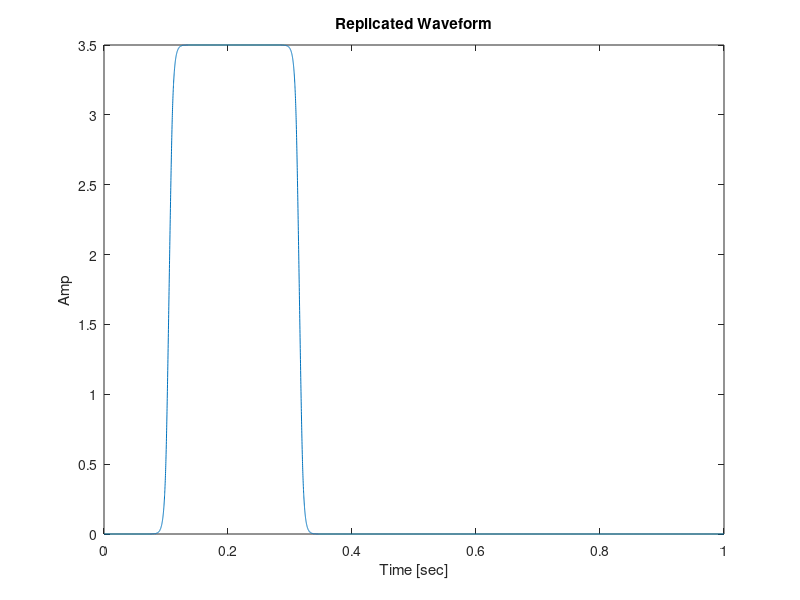

MATLAB code to generate this figure:
function [WaveData,Fs] = SigGen_16(WaveTypes)
% Signal Generator for NIDAQ dual channel
% Create stimulus signas for NIDAQ_SigGen system
% The data is saved in the SigGen_XX.mat files

%%%%%%%%%%%%%%%%%%%%%%%%%
% Ver     Date          Who     Descr:
% =============================
% 15      22/11/11      UD      Sin and Cos cases for circle. 
% 14      08/11/11      UD      Skipping 13. Adding sinus for tests. 
% 12      13/09/11      UD      Slip and stick. 
% 11      05/09/11      UD      Fixing BP filter. 
% 10      05/07/11      UD      Interface for SigGen. 
% 05      05/07/11      UD      Case 95,96 - non - random noise with seed. 
%                               Creating new Data folder - Stimulus.
%                               Adding random pulse position stimulus : case 2001
% 04      28/06/11      UD      new signals and pwd
% 03      06/06/11      UD      Adding Band Path
% 02      05/06/11      UD      Adding back the trapez. Removing normalization. Adding LP noise
% 01      31/05/11      UD      Created
%%%%%%%%%%%%%%%%%%%%%%%%%


%%%
% Params for Pulse generation
%%%
Fs          = 10000;    % sampling rate in Hz (required by NIDAQ)
RepeatNum   = 1;        % number of repetiotions (duration will be Fs*WaveTime*RepeatNum)
WaveTime    = 1;      % waveform time in sec
if nargin < 1,
WaveTypes   = [26];   % waveform types that will be generated
end;

%WaveTypes   = [61 91];   % waveform types that will be generated
                        % could be a vector [1 3 5]
figNum      = 3;        % controls which figure to show
                        
% derived params
WaveNum     = length(WaveTypes);
WaveLen     = WaveTime*Fs;
t           = linspace(0,WaveTime,WaveLen)';
SigGenPath  = 'C:\Users\Uri\Stimulus_12\';

if ~exist(SigGenPath,'dir'),mkdir(SigGenPath); end;
addpath(SigGenPath) ;   
                        
                        
%%%
% Waveform Generation
%%%
WaveData    = zeros(WaveLen,1);
for m = 1:WaveNum,
    
    switch WaveTypes(m)
  
        case 0,     % nothing
            X           = zeros(WaveLen,1);

        case 333,     % sinus 3 Hz
            amplitude  = 4;
            offset     = 0;
            phase      = 0;
            
            X           = offset + amplitude*sin(3*2*pi*t+((phase*pi)/180));
            
        case 51,     % sinus 25 Hz
            amplitude  = .5;
            offset     = 0;
            phase      = 0;
            
            X           = offset + amplitude*sin(25*2*pi*t+((phase*pi)/180));
            
            
            
        case 11,   % single sawtooth
            start_time  = 0.5;         % start time in sec
            rise_time   = 0.04;         % rise time in sec
            fall_time   = 0.04;         % fall time in sec
            max_ampl    = 1;         % max amplitude
            X1          = linspace(0,max_ampl,ceil(rise_time*Fs));
            X2          = linspace(max_ampl,0,ceil(fall_time*Fs));
            X           = zeros(WaveLen,1);
            start_sampl = ceil(start_time*Fs);
            X(start_sampl+(1:numel(X1))) = X1;
            X(start_sampl + numel(X1)+(1:numel(X2))) = X2;
            
            
        case 20,  % (2Hz) multiple sleep and stick trapez shape
            start_time  = 0.1;         % start time in sec
            rise_time   = 0.001;        % rise time in sec
            hold_time   = 0.001;        % hold time in sec
            fall_time   = 0.001;        % fall time in sec
            delay_time  = 0.5;         % delay between pulses in sec
            repeat_num  = 5;           % number of pulses to replicate
            max_ampl    = .3;          % max amplitude of the pulse
            
            if delay_time < rise_time + hold_time + fall_time,
               errordlg('Sum of rize, fall and hold times is greater than between pulse delay');
               return;
            end
            
            X1          = [linspace(0,max_ampl,ceil(rise_time*Fs)) max_ampl*ones(1,ceil(hold_time*Fs)) linspace(max_ampl,0,ceil(fall_time*Fs))];
            X1          = X1(:);
            
            pulse_width = numel(X1);
            X           = zeros(WaveLen,1);
            p           = ceil(start_time*Fs+eps); % intial location
            cnt         = 1;
            while p < WaveLen-pulse_width && cnt <= repeat_num,
                X(p + (0:pulse_width-1)) = X1;
                p       = p + ceil(delay_time*Fs);
                cnt     = cnt + 1;
            end;
            
            
       
        case 21,   % single trapez
            start_time  = 0.1;         % start time in sec
            rise_time   = 0.2;         % rise time in sec
            hold_time   = 0.2;         % hold time in sec
            fall_time   = 0.2;         % fall time in sec
            max_ampl    = 8;         % max amplitude
            X1          = [linspace(0,max_ampl,ceil(rise_time*Fs)) max_ampl*ones(1,ceil(hold_time*Fs)) linspace(max_ampl,0,ceil(fall_time*Fs))];
            X           = zeros(WaveLen,1);
            start_sampl = ceil(start_time*Fs);
            X(start_sampl+(1:numel(X1))) = X1(:);
            
        case 22,   % smooth trapez
            start_time  = 0.4;         % start time in sec
            rise_time   = 0.2;         % rise time in sec
            hold_time   = 0.2;         % hold time in sec
            fall_time   = 0.2;         % fall time in sec
            smooth_fact = 0.01;        % smoothing factor
            max_ampl    = -8 ;         % max amplitude
            X1          = [linspace(0,max_ampl,ceil(rise_time*Fs)) max_ampl*ones(1,ceil(hold_time*Fs)) linspace(max_ampl,0,ceil(fall_time*Fs))];
            X           = zeros(WaveLen,1);
            start_sampl = ceil(start_time*Fs);
            X(start_sampl+(1:numel(X1))) = X1(:);
            X           = filtfilt(smooth_fact, [1 -(1-smooth_fact)],X);
 
        case 23,   % smooth trapez
            start_time  = 0.4;         % start time in sec
            rise_time   = 0.2;         % rise time in sec
            hold_time   = 0.1;         % hold time in sec
            fall_time   = 0.1;         % fall time in sec
            smooth_fact = 0.01;        % smoothing factor
            max_ampl    = 8;         % max amplitude
            X1          = [linspace(0,max_ampl,ceil(rise_time*Fs)) max_ampl*ones(1,ceil(hold_time*Fs)) linspace(max_ampl,0,ceil(fall_time*Fs))];
            X           = zeros(WaveLen,1);
            start_sampl = ceil(start_time*Fs);
            X(start_sampl+(1:numel(X1))) = X1(:);
            X           = filtfilt(smooth_fact, [1 -(1-smooth_fact)],X);
            
        case 26,   % smooth trapez - proximal channel 0 with direction
            start_time  = 0.1;         % start time in sec
            rise_time   = 0.01;         % rise time in sec
            hold_time   = 0.2;         % hold time in sec
            fall_time   = 0.01;         % fall time in sec
            smooth_fact = 0.03;        % smoothing factor
            max_ampl    = 3.5;           % max amplitude
            dir_angle   = 0;         % direction of 2D move in radians
            X1          = [linspace(0,max_ampl,ceil(rise_time*Fs)) max_ampl*ones(1,ceil(hold_time*Fs)) linspace(max_ampl,0,ceil(fall_time*Fs))];
            X           = zeros(WaveLen,1);
            start_sampl = ceil(start_time*Fs);
            X(start_sampl+(1:numel(X1))) = X1(:);
            X           = filtfilt(smooth_fact, [1 -(1-smooth_fact)],X);
            X           = X.*cos(dir_angle);

                    
        case 27,   % smooth trapez - distal channel 1 with direction
            start_time  = 0.1;         % start time in sec
            rise_time   = 0.01;         % rise time in sec
            hold_time   = 0.2;         % hold time in sec
            fall_time   = 0.01;         % fall time in sec
            smooth_fact = 0.03;        % smoothing factor
            max_ampl    = 6.5;           % max amplitude
            dir_angle   = 0;         % direction of 2D move in radians
            X1          = [linspace(0,max_ampl,ceil(rise_time*Fs)) max_ampl*ones(1,ceil(hold_time*Fs)) linspace(max_ampl,0,ceil(fall_time*Fs))];
            X           = zeros(WaveLen,1);
            start_sampl = ceil(start_time*Fs);
            X(start_sampl+(1:numel(X1))) = X1(:);
            X           = filtfilt(smooth_fact, [1 -(1-smooth_fact)],X);
            X           = X.*sin(dir_angle);

        case 28,   % smooth trapez - proximal channel 0 with direction
            start_time  = 0.1;         % start time in sec
            rise_time   = 0.01;         % rise time in sec
            hold_time   = 0.2;         % hold time in sec
            fall_time   = 0.01;         % fall time in sec
            smooth_fact = 0.03;        % smoothing factor
            max_ampl    = 3.5;           % max amplitude
            dir_angle   = pi/4;         % direction of 2D move in radians
            X1          = [linspace(0,max_ampl,ceil(rise_time*Fs)) max_ampl*ones(1,ceil(hold_time*Fs)) linspace(max_ampl,0,ceil(fall_time*Fs))];
            X           = zeros(WaveLen,1);
            start_sampl = ceil(start_time*Fs);
            X(start_sampl+(1:numel(X1))) = X1(:);
            X           = filtfilt(smooth_fact, [1 -(1-smooth_fact)],X);
            X           = X.*cos(dir_angle);

                    
        case 29,   % smooth trapez - distal channel 1 with direction
            start_time  = 0.1;         % start time in sec
            rise_time   = 0.01;         % rise time in sec
            hold_time   = 0.2;         % hold time in sec
            fall_time   = 0.01;         % fall time in sec
            smooth_fact = 0.03;        % smoothing factor
            max_ampl    = 6.5;           % max amplitude
            dir_angle   = -pi/4;         % direction of 2D move in radians
            X1          = [linspace(0,max_ampl,ceil(rise_time*Fs)) max_ampl*ones(1,ceil(hold_time*Fs)) linspace(max_ampl,0,ceil(fall_time*Fs))];
            X           = zeros(WaveLen,1);
            start_sampl = ceil(start_time*Fs);
            X(start_sampl+(1:numel(X1))) = X1(:);
            X           = filtfilt(smooth_fact, [1 -(1-smooth_fact)],X);
            X           = X.*sin(dir_angle);
  
        case 30,   % smooth trapez - proximal channel 0 with direction
            start_time  = 0.1;         % start time in sec
            rise_time   = 0.01;         % rise time in sec
            hold_time   = 0.2;         % hold time in sec
            fall_time   = 0.01;         % fall time in sec
            smooth_fact = 0.03;        % smoothing factor
            max_ampl    = 3.5;           % max amplitude
            dir_angle   = -pi/2;         % direction of 2D move in radians
            X1          = [linspace(0,max_ampl,ceil(rise_time*Fs)) max_ampl*ones(1,ceil(hold_time*Fs)) linspace(max_ampl,0,ceil(fall_time*Fs))];
            X           = zeros(WaveLen,1);
            start_sampl = ceil(start_time*Fs);
            X(start_sampl+(1:numel(X1))) = X1(:);
            X           = filtfilt(smooth_fact, [1 -(1-smooth_fact)],X);
            X           = X.*cos(dir_angle);

                    
        case 31,   % smooth trapez - distal channel 1 with direction
            start_time  = 0.1;         % start time in sec
            rise_time   = 0.01;         % rise time in sec
            hold_time   = 0.2;         % hold time in sec
            fall_time   = 0.01;         % fall time in sec
            smooth_fact = 0.03;        % smoothing factor
            max_ampl    = 6.5;           % max amplitude
            dir_angle   = -pi/2;         % direction of 2D move in radians
            X1          = [linspace(0,max_ampl,ceil(rise_time*Fs)) max_ampl*ones(1,ceil(hold_time*Fs)) linspace(max_ampl,0,ceil(fall_time*Fs))];
            X           = zeros(WaveLen,1);
            start_sampl = ceil(start_time*Fs);
            X(start_sampl+(1:numel(X1))) = X1(:);
            X           = filtfilt(smooth_fact, [1 -(1-smooth_fact)],X);
            X           = X.*sin(dir_angle);
            
        case 32,   % smooth trapez - proximal channel 0 with direction
            start_time  = 0.1;         % start time in sec
            rise_time   = 0.01;         % rise time in sec
            hold_time   = 0.2;         % hold time in sec
            fall_time   = 0.01;         % fall time in sec
            smooth_fact = 0.03;        % smoothing factor
            max_ampl    = 3.5;           % max amplitude
            dir_angle   = 3*pi/4;         % direction of 2D move in radians
            X1          = [linspace(0,max_ampl,ceil(rise_time*Fs)) max_ampl*ones(1,ceil(hold_time*Fs)) linspace(max_ampl,0,ceil(fall_time*Fs))];
            X           = zeros(WaveLen,1);
            start_sampl = ceil(start_time*Fs);
            X(start_sampl+(1:numel(X1))) = X1(:);
            X           = filtfilt(smooth_fact, [1 -(1-smooth_fact)],X);
            X           = X.*cos(dir_angle);

                    
        case 33,   % smooth trapez - distal channel 1 with direction
            start_time  = 0.1;         % start time in sec
            rise_time   = 0.01;         % rise time in sec
            hold_time   = 0.2;         % hold time in sec
            fall_time   = 0.01;         % fall time in sec
            smooth_fact = 0.03;        % smoothing factor
            max_ampl    = 6.5;           % max amplitude
            dir_angle   = -3*pi/4;         % direction of 2D move in radians
            X1          = [linspace(0,max_ampl,ceil(rise_time*Fs)) max_ampl*ones(1,ceil(hold_time*Fs)) linspace(max_ampl,0,ceil(fall_time*Fs))];
            X           = zeros(WaveLen,1);
            start_sampl = ceil(start_time*Fs);
            X(start_sampl+(1:numel(X1))) = X1(:);
            X           = filtfilt(smooth_fact, [1 -(1-smooth_fact)],X);
            X           = X.*sin(dir_angle);
            
        case 34,   % smooth trapez - proximal channel 0 with direction
            start_time  = 0.1;         % start time in sec
            rise_time   = 0.01;         % rise time in sec
            hold_time   = 0.2;         % hold time in sec
            fall_time   = 0.01;         % fall time in sec
            smooth_fact = 0.03;        % smoothing factor
            max_ampl    = 3.5;           % max amplitude
            dir_angle   = pi;         % direction of 2D move in radians
            X1          = [linspace(0,max_ampl,ceil(rise_time*Fs)) max_ampl*ones(1,ceil(hold_time*Fs)) linspace(max_ampl,0,ceil(fall_time*Fs))];
            X           = zeros(WaveLen,1);
            start_sampl = ceil(start_time*Fs);
            X(start_sampl+(1:numel(X1))) = X1(:);
            X           = filtfilt(smooth_fact, [1 -(1-smooth_fact)],X);
            X           = X.*cos(dir_angle);
                    
        case 35,   % smooth trapez - distal channel 1 with direction
            start_time  = 0.1;         % start time in sec
            rise_time   = 0.01;         % rise time in sec
            hold_time   = 0.2;         % hold time in sec
            fall_time   = 0.01;         % fall time in sec
            smooth_fact = 0.03;        % smoothing factor
            max_ampl    = 6.5;           % max amplitude
            dir_angle   = pi;         % direction of 2D move in radians
            X1          = [linspace(0,max_ampl,ceil(rise_time*Fs)) max_ampl*ones(1,ceil(hold_time*Fs)) linspace(max_ampl,0,ceil(fall_time*Fs))];
            X           = zeros(WaveLen,1);
            start_sampl = ceil(start_time*Fs);
            X(start_sampl+(1:numel(X1))) = X1(:);
            X           = filtfilt(smooth_fact, [1 -(1-smooth_fact)],X);
            X           = X.*sin(dir_angle);
        
        case 36,   % smooth trapez - proximal channel 0 with direction
            start_time  = 0.1;         % start time in sec
            rise_time   = 0.01;         % rise time in sec
            hold_time   = 0.2;         % hold time in sec
            fall_time   = 0.01;         % fall time in sec
            smooth_fact = 0.03;        % smoothing factor
            max_ampl    = 3.5;           % max amplitude
            dir_angle   = -3*pi/4;         % direction of 2D move in radians
            X1          = [linspace(0,max_ampl,ceil(rise_time*Fs)) max_ampl*ones(1,ceil(hold_time*Fs)) linspace(max_ampl,0,ceil(fall_time*Fs))];
            X           = zeros(WaveLen,1);
            start_sampl = ceil(start_time*Fs);
            X(start_sampl+(1:numel(X1))) = X1(:);
            X           = filtfilt(smooth_fact, [1 -(1-smooth_fact)],X);
            X           = X.*cos(dir_angle);

                    
        case 37,   % smooth trapez - distal channel 1 with direction
            start_time  = 0.1;         % start time in sec
            rise_time   = 0.01;         % rise time in sec
            hold_time   = 0.2;         % hold time in sec
            fall_time   = 0.01;         % fall time in sec
            smooth_fact = 0.03;        % smoothing factor
            max_ampl    = 6.5;           % max amplitude
            dir_angle   = 3*pi/4;         % direction of 2D move in radians
            X1          = [linspace(0,max_ampl,ceil(rise_time*Fs)) max_ampl*ones(1,ceil(hold_time*Fs)) linspace(max_ampl,0,ceil(fall_time*Fs))];
            X           = zeros(WaveLen,1);
            start_sampl = ceil(start_time*Fs);
            X(start_sampl+(1:numel(X1))) = X1(:);
            X           = filtfilt(smooth_fact, [1 -(1-smooth_fact)],X);
            X           = X.*sin(dir_angle);
        
        case 38,   % smooth trapez - proximal channel 0 with direction
            start_time  = 0.1;         % start time in sec
            rise_time   = 0.01;         % rise time in sec
            hold_time   = 0.2;         % hold time in sec
            fall_time   = 0.01;         % fall time in sec
            smooth_fact = 0.03;        % smoothing factor
            max_ampl    = 3.5;           % max amplitude
            dir_angle   = pi/2;         % direction of 2D move in radians
            X1          = [linspace(0,max_ampl,ceil(rise_time*Fs)) max_ampl*ones(1,ceil(hold_time*Fs)) linspace(max_ampl,0,ceil(fall_time*Fs))];
            X           = zeros(WaveLen,1);
            start_sampl = ceil(start_time*Fs);
            X(start_sampl+(1:numel(X1))) = X1(:);
            X           = filtfilt(smooth_fact, [1 -(1-smooth_fact)],X);
            X           = X.*cos(dir_angle);

                    
        case 39,   % smooth trapez - distal channel 1 with direction
            start_time  = 0.1;         % start time in sec
            rise_time   = 0.01;         % rise time in sec
            hold_time   = 0.2;         % hold time in sec
            fall_time   = 0.01;         % fall time in sec
            smooth_fact = 0.03;        % smoothing factor
            max_ampl    = 6.5;           % max amplitude
            dir_angle   = pi/2;         % direction of 2D move in radians
            X1          = [linspace(0,max_ampl,ceil(rise_time*Fs)) max_ampl*ones(1,ceil(hold_time*Fs)) linspace(max_ampl,0,ceil(fall_time*Fs))];
            X           = zeros(WaveLen,1);
            start_sampl = ceil(start_time*Fs);
            X(start_sampl+(1:numel(X1))) = X1(:);
            X           = filtfilt(smooth_fact, [1 -(1-smooth_fact)],X);
            X           = X.*sin(dir_angle);
            
        case 40,   % smooth trapez - proximal channel 0 with direction
            start_time  = 0.1;         % start time in sec
            rise_time   = 0.01;         % rise time in sec
            hold_time   = 0.2;         % hold time in sec
            fall_time   = 0.01;         % fall time in sec
            smooth_fact = 0.03;        % smoothing factor
            max_ampl    = 3.5;           % max amplitude
            dir_angle   = -pi/4;         % direction of 2D move in radians
            X1          = [linspace(0,max_ampl,ceil(rise_time*Fs)) max_ampl*ones(1,ceil(hold_time*Fs)) linspace(max_ampl,0,ceil(fall_time*Fs))];
            X           = zeros(WaveLen,1);
            start_sampl = ceil(start_time*Fs);
            X(start_sampl+(1:numel(X1))) = X1(:);
            X           = filtfilt(smooth_fact, [1 -(1-smooth_fact)],X);
            X           = X.*cos(dir_angle);
                 
        case 41,   % smooth trapez - distal channel 1 with direction
            start_time  = 0.1;         % start time in sec
            rise_time   = 0.01;         % rise time in sec
            hold_time   = 0.2;         % hold time in sec
            fall_time   = 0.01;         % fall time in sec
            smooth_fact = 0.03;        % smoothing factor
            max_ampl    = 6.5;           % max amplitude
            dir_angle   = pi/4;         % direction of 2D move in radians
            X1          = [linspace(0,max_ampl,ceil(rise_time*Fs)) max_ampl*ones(1,ceil(hold_time*Fs)) linspace(max_ampl,0,ceil(fall_time*Fs))];
            X           = zeros(WaveLen,1);
            start_sampl = ceil(start_time*Fs);
            X(start_sampl+(1:numel(X1))) = X1(:);
            X           = filtfilt(smooth_fact, [1 -(1-smooth_fact)],X);
            X           = X.*sin(dir_angle);
        
        case 42,   % sinus proximal channel 0
            Fo          = 5;          % sinus frequency in Hz
            amplitude   = 5;
            offset      = 0;
            phase       = 0;
            dir_angle   = -1*pi/3;         % direction of 2D move in radians
            X           = offset + amplitude*sin(3*Fo*pi*t+((phase*pi)/180));
            X           = X.*sin(dir_angle);
            
        case 43,   % cosinus distal channel 1
            Fo          = 5;          % sinus frequency in Hz
            amplitude   = 8;
            offset      = 0;
            phase       = 0;
            dir_angle   = -1*pi/3;         % direction of 2D move in radians
            X           = offset + amplitude*sin(3*Fo*pi*t+((phase*pi)/180));
            X           = X.*cos(dir_angle);
            
 
        case 46,   % sinus proximal channel 0
            Fo          = 5;          % sinus frequency in Hz
            amplitude   = 3;
            offset      = 0;
            phase       = 0;
            
            X           = offset + amplitude*sin(3*Fo*pi*t+((phase*pi)/180));
            
       case 47,   % cosinus distal channel 1
            Fo          = 5;          % sinus frequency in Hz
            amplitude   = 8;
            offset      = 0;
            phase       = 0;
            
            X           = offset + amplitude*cos(3*Fo*pi*t+((phase*pi)/180));
            
            
        case 44,   % sinus modulated by single trapez
            Fsin        = 10;          % sinus frequency in Hz
            start_time  = 0.1;         % start time in sec
            rise_time   = 0.1;         % rise time in sec
            hold_time   = 0.4;         % hold time in sec
            fall_time   = 0.1;         % fall time in sec
            max_ampl    = 1;         % max amplitude
            Y           = sin(2*pi*Fsin*(1:WaveLen)'/WaveLen);
            X1          = [linspace(0,max_ampl,ceil(rise_time*Fs)) max_ampl*ones(1,ceil(hold_time*Fs)) linspace(max_ampl,0,ceil(fall_time*Fs))];
            X           = zeros(WaveLen,1);
            start_sampl = ceil(start_time*Fs);
            X(start_sampl+(1:numel(X1))) = X1(:);
            X           = X.*Y;
            
            
        case 53,   % single sinc
            start_time  = 1;         % start time in sec
            sinc_time   = 1;         % sinc time in sec
            max_ampl    = 1;         % max amplitude
            X1          = max_ampl*sinc(linspace(-3,sinc_time*3,sinc_time*Fs));
            X           = zeros(WaveLen,1);
            start_sampl = ceil(start_time*Fs);
            X(start_sampl+(1:numel(X1))) = X1;
          
            
        case 54,   % single gaussian
            centr_time  = 0.5;      % center time in sec
            spread_time = .2;        % gaussian spread time in sec
            max_ampl    = 0.5;         % max amplitude
            %X1          = max_ampl*gausswin(spread_time*Fs*3,1/spread_time);
            X           = max_ampl*exp(-(t - centr_time).^2./spread_time^2);
       
            
        case 48,   % single gaussian
            start_time  = 0.1;      % start time in sec
            spread_time = .6;        % gaussian spread time in sec
            max_ampl    = 1;         % max amplitude
            X1          = max_ampl*gausswin(spread_time*Fs*3,1/spread_time);
            X           = zeros(WaveLen,1);
            start_sampl = ceil(start_time*Fs);
            X(start_sampl+(1:numel(X1))) = X1;
         
            
        case 50,  % multiple sleep and stick sawtooth
            start_time  = 0.01;         % start time in sec
            rise_time   = .005;        % rise time in sec
            fall_time   = .001;       % fall time in sec
            delay_time  = .01;         % delay between pulses in sec
            repeat_num  = 4;         % number of pulses to replicate
            max_ampl    = 2;         % max amplitude of the pulse
            
            X1          = [linspace(0,max_ampl,ceil(rise_time*Fs)) linspace(max_ampl,0,ceil(fall_time*Fs))];
            X1          = X1(:);
            
            pulse_width = numel(X1);
            X           = zeros(WaveLen,1);
            p           = ceil(start_time*Fs); % intial location
            cnt         = 1;
            while p < WaveLen-pulse_width && cnt <= repeat_num,
                X(p + (0:pulse_width-1)) = X1;
                p       = p + ceil(delay_time*Fs);
                cnt     = cnt + 1;
            end;
 
        case 52,  % multiple sleep and stick sawtooth fast rise time
            start_time  = 0.01;         % start time in sec
            rise_time   = .0005;        % rise time in sec
            fall_time   = .0025;       % fall time in sec
            delay_time  = .003;         % delay between pulses in sec
            repeat_num  = 5;         % number of pulses to replicate
            max_ampl    = 5;         % max amplitude of the pulse
            
            X1          = [linspace(0,max_ampl,ceil(rise_time*Fs)) linspace(max_ampl,0,ceil(fall_time*Fs))];
            X1          = X1(:);
            
            pulse_width = numel(X1);
            X           = zeros(WaveLen,1);
            p           = ceil(start_time*Fs); % intial location
            cnt         = 1;
            while p < WaveLen-pulse_width && cnt <= repeat_num,
                X(p + (0:pulse_width-1)) = X1;
                p       = p + ceil(delay_time*Fs);
                cnt     = cnt + 1;
            end;
            
            
        case 56,  % multiple sleep and stick sawtooth - random location
            rand('state',52);  % keeps the noise to be the same pattern
            
            start_time  = 0.01;         % start time in sec
            rise_time   = .001;        % rise time in sec
            fall_time   = .005;       % fall time in sec
            delay_time  = .03;         % delay between pulses in sec
            repeat_num  = 4;         % number of pulses to replicate
            max_ampl    = 2;         % max amplitude of the pulse
            
            X1          = [linspace(0,max_ampl,ceil(rise_time*Fs)) linspace(max_ampl,0,ceil(fall_time*Fs))];
            X1          = X1(:);
            
            pulse_width = numel(X1);
            X           = zeros(WaveLen,1);
            p           = ceil(start_time*Fs); % intial location
            cnt         = 1;
            while p < WaveLen-pulse_width && cnt <= repeat_num,
                X(p + (0:pulse_width-1)) = X1;
                rand_delay = rand(1,1)*delay_time;
                p       = p + ceil(rand_delay*Fs);
                cnt     = cnt + 1;
            end;
 
 
        case 61,  % multiple sleep and stick sawtooth - random location + sinus
            rand('state',55);  % keeps the noise to be the same pattern
            
            start_time  = 0.01;         % start time in sec
            rise_time   = .001;        % rise time in sec
            fall_time   = .008;       % fall time in sec
            delay_time  = .03;         % delay between pulses in sec
            repeat_num  = 4;         % number of pulses to replicate
            max_ampl    = 1;         % max amplitude of the pulse
            
            offset      = 0;        % sinu
            freq        = 2000;     % Freq in Hz
            amplitude   = 1;        % sinus amplitud
            phase       = -90;        % phase in degree
            
            X1          = [linspace(0,max_ampl,ceil(rise_time*Fs)) linspace(max_ampl,0,ceil(fall_time*Fs))];
            X1          = X1(:);
            
            pulse_width = numel(X1);
            X           = zeros(WaveLen,1);
            p           = ceil(start_time*Fs); % intial location
            cnt         = 1;
            while p < WaveLen-pulse_width && cnt <= repeat_num,
                X(p + (0:pulse_width-1)) = X1;
                rand_delay = rand(1,1)*delay_time;
                p       = p + ceil(rand_delay*Fs);
                cnt     = cnt + 1;
            end;
            
            % add sinus
            t           = (1:WaveLen)'/Fs;
            Y           = offset + amplitude*sin(freq*t+((phase*pi)/180));
            X           = X.*Y;

            
            

        case 12,  % (10Hz) multiple sleep and stick trapez shape
            start_time  = 0.1;         % start time in sec
            rise_time   = 0.001;        % rise time in sec
            hold_time   = 0.001;        % hold time in sec
            fall_time   = 0.001;        % fall time in sec
            delay_time  = 0.1;        % delay between pulses in sec
            repeat_num  = 10;           % number of pulses to replicate
            max_ampl    = .3;          % max amplitude of the pulse
            
            if delay_time < rise_time + hold_time + fall_time,
               errordlg('Sum of rize, fall and hold times is greater than between pulse delay');
               return;
            end
            
            X1          = [linspace(0,max_ampl,ceil(rise_time*Fs)) max_ampl*ones(1,ceil(hold_time*Fs)) linspace(max_ampl,0,ceil(fall_time*Fs))];
            X1          = X1(:);
            
            pulse_width = numel(X1);
            X           = zeros(WaveLen,1);
            p           = ceil(start_time*Fs); % intial location
            cnt         = 1;
            while p < WaveLen-pulse_width && cnt <= repeat_num,
                X(p + (0:pulse_width-1)) = X1;
                p       = p + ceil(delay_time*Fs);
                cnt     = cnt + 1;
            end;
   
        case 100,   % single sawtooth
            width       = 0.75;         % affects shape rise and fall times
            freq        = 1;            % affects number of repetiotions
            ampl        = 1;            % amplitude
            X           = sawtooth(2*pi*freq*t/WaveTime,width) * ampl;
            
            
        case 101,  % (100Hz) multiple sleep and stick trapez shape
            start_time  = 0.1;         % start time in sec
            rise_time   = 0.001;        % rise time in sec
            hold_time   = 0.001;        % hold time in sec
            fall_time   = 0.001;        % fall time in sec
            delay_time  = 0.01;        % delay between pulses in sec
            repeat_num  = 10;           % number of pulses to replicate
            max_ampl    = .3;          % max amplitude of the pulse
            
            if delay_time < rise_time + hold_time + fall_time,
               errordlg('Sum of rize, fall and hold times is greater than between pulse delay');
               return;
            end
            
            X1          = [linspace(0,max_ampl,ceil(rise_time*Fs)) max_ampl*ones(1,ceil(hold_time*Fs)) linspace(max_ampl,0,ceil(fall_time*Fs))];
            X1          = X1(:);
            
            pulse_width = numel(X1);
            X           = zeros(WaveLen,1);
            p           = ceil(start_time*Fs); % intial location
            cnt         = 1;
            while p < WaveLen-pulse_width && cnt <= repeat_num,
                X(p + (0:pulse_width-1)) = X1;
                p       = p + ceil(delay_time*Fs);
                cnt     = cnt + 1;
            end;
            
        case 200,  % (200Hz) multiple sleep and stick trapez shape
            start_time  = 0.1;         % start time in sec
            rise_time   = 0.001;        % rise time in sec
            hold_time   = 0.001;        % hold time in sec
            fall_time   = 0.001;        % fall time in sec
            delay_time  = 0.005;        % delay between pulses in sec
            repeat_num  = 10;           % number of pulses to replicate
            max_ampl    = .3;          % max amplitude of the pulse
            
            if delay_time < rise_time + hold_time + fall_time,
               errordlg('Sum of rize, fall and hold times is greater than between pulse delay');
               return;
            end
            
            X1          = [linspace(0,max_ampl,ceil(rise_time*Fs)) max_ampl*ones(1,ceil(hold_time*Fs)) linspace(max_ampl,0,ceil(fall_time*Fs))];
            X1          = X1(:);
            
            pulse_width = numel(X1);
            X           = zeros(WaveLen,1);
            p           = ceil(start_time*Fs); % intial location
            cnt         = 1;
            while p < WaveLen-pulse_width && cnt <= repeat_num,
                X(p + (0:pulse_width-1)) = X1;
                p       = p + ceil(delay_time*Fs);
                cnt     = cnt + 1;
            end;
            
        
        case 90, % gaussian noise
            
            Amp     = 0.01;
            X       = Amp*randn(WaveLen,1);
                    
        
        case 96, % gaussian noise
            
            randn('state',1);  % keeps the noise to be the same pattern
            Amp     = 0.05;
            X       = Amp*randn(WaveLen,1);

        case 97, % gaussian noise
            
            randn('state',1);  % keeps the noise to be the same pattern
            Amp     = 0.09;
            X       = Amp*randn(WaveLen,1);
            
        case 102, % gaussian noise with LP filter
            
            Amp     = 0.05;
            Fcut    = 1e3;          % Max frequency in Hz of LP filter
            H       = fir1(16,Fcut/Fs*2);
            X       = Amp*randn(WaveLen,1);
            X       = filtfilt(H,1,X);
 
       case 555, % gaussian noise with BP filter
            
            randn('state',25);  % keeps the noise to be the same pattern
            Amp     = 0.8;
            Fband   = [50 200];          % min and Max frequency in Hz of BP filter
            Hlp     = fir1(64,Fband(2)/Fs*2);
            Hhp     = fir1(64,Fband(1)/Fs*2);
            X       = Amp*randn(WaveLen+100,1);
            X       = filtfilt(Hlp,1,X) - filtfilt(Hhp,1,X);
            X       = X(50 + (1:WaveLen));
        
        case 1, % gaussian noise with BP filter
            
            randn('state',25);  % keeps the noise to be the same pattern
            Amp     = 1;
            Fband   = [50 200];          % min and Max frequency in Hz of BP filter
            Hlp     = fir1(64,Fband(2)/Fs*2);
            Hhp     = fir1(64,Fband(1)/Fs*2);
            X       = Amp*randn(WaveLen+100,1);
            X       = filtfilt(Hlp,1,X) - filtfilt(Hhp,1,X);
            X       = X(50 + (1:WaveLen));
      
        case 15, % gaussian noise with BP filter
            
            randn('state',25);  % keeps the noise to be the same pattern
            Amp     = 1.5;
            Fband   = [50 200];          % min and Max frequency in Hz of BP filter
            Hlp     = fir1(64,Fband(2)/Fs*2);
            Hhp     = fir1(64,Fband(1)/Fs*2);
            X       = Amp*randn(WaveLen+100,1);
            X       = filtfilt(Hlp,1,X) - filtfilt(Hhp,1,X);
            X       = X(50 + (1:WaveLen));
            
        case 2, % gaussian noise with BP filter
            
            randn('state',25);  % keeps the noise to be the same pattern
            Amp     = 2;
            Fband   = [50 200];          % min and Max frequency in Hz of BP filter
            Hlp     = fir1(64,Fband(2)/Fs*2);
            Hhp     = fir1(64,Fband(1)/Fs*2);
            X       = Amp*randn(WaveLen+100,1);
            X       = filtfilt(Hlp,1,X) - filtfilt(Hhp,1,X);
            X       = X(50 + (1:WaveLen));
            
        case 25, % gaussian noise with BP filter
            
            randn('state',25);  % keeps the noise to be the same pattern
            Amp     = 2.5;
            Fband   = [50 200];          % min and Max frequency in Hz of BP filter
            Hlp     = fir1(64,Fband(2)/Fs*2);
            Hhp     = fir1(64,Fband(1)/Fs*2);
            X       = Amp*randn(WaveLen+100,1);
            X       = filtfilt(Hlp,1,X) - filtfilt(Hhp,1,X);
            X       = X(50 + (1:WaveLen));
            
        case 3, % gaussian noise with BP filter
            
            randn('state',25);  % keeps the noise to be the same pattern
            Amp     = 3;
            Fband   = [50 200];          % min and Max frequency in Hz of BP filter
            Hlp     = fir1(64,Fband(2)/Fs*2);
            Hhp     = fir1(64,Fband(1)/Fs*2);
            X       = Amp*randn(WaveLen+100,1);
            X       = filtfilt(Hlp,1,X) - filtfilt(Hhp,1,X);
            X       = X(50 + (1:WaveLen));
            
        case 305, % gaussian noise with BP filter
            
            randn('state',25);  % keeps the noise to be the same pattern
            Amp     = 3.5;
            Fband   = [50 200];          % min and Max frequency in Hz of BP filter
            Hlp     = fir1(64,Fband(2)/Fs*2);
            Hhp     = fir1(64,Fband(1)/Fs*2);
            X       = Amp*randn(WaveLen+100,1);
            X       = filtfilt(Hlp,1,X) - filtfilt(Hhp,1,X);
            X       = X(50 + (1:WaveLen));
            
        case 4, % gaussian noise with BP filter
            
            randn('state',25);  % keeps the noise to be the same pattern
            Amp     = 4;
            Fband   = [50 200];          % min and Max frequency in Hz of BP filter
            Hlp     = fir1(64,Fband(2)/Fs*2);
            Hhp     = fir1(64,Fband(1)/Fs*2);
            X       = Amp*randn(WaveLen+100,1);
            X       = filtfilt(Hlp,1,X) - filtfilt(Hhp,1,X);
            X       = X(50 + (1:WaveLen));
            
        case 45, % gaussian noise with BP filter
            
            randn('state',25);  % keeps the noise to be the same pattern
            Amp     = 4.5;
            Fband   = [50 200];          % min and Max frequency in Hz of BP filter
            Hlp     = fir1(64,Fband(2)/Fs*2);
            Hhp     = fir1(64,Fband(1)/Fs*2);
            X       = Amp*randn(WaveLen+100,1);
            X       = filtfilt(Hlp,1,X) - filtfilt(Hhp,1,X);
            X       = X(50 + (1:WaveLen));
            
        case 5, % gaussian noise with BP filter
            
            randn('state',25);  % keeps the noise to be the same pattern
            Amp     = 5;
            Fband   = [50 200];          % min and Max frequency in Hz of BP filter
            Hlp     = fir1(64,Fband(2)/Fs*2);
            Hhp     = fir1(64,Fband(1)/Fs*2);
            X       = Amp*randn(WaveLen+100,1);
            X       = filtfilt(Hlp,1,X) - filtfilt(Hhp,1,X);
            X       = X(50 + (1:WaveLen));
            
        case 55, % gaussian noise with BP filter
            
            randn('state',25);  % keeps the noise to be the same pattern
            Amp     = 5.5;
            Fband   = [50 200];          % min and Max frequency in Hz of BP filter
            Hlp     = fir1(64,Fband(2)/Fs*2);
            Hhp     = fir1(64,Fband(1)/Fs*2);
            X       = Amp*randn(WaveLen+100,1);
            X       = filtfilt(Hlp,1,X) - filtfilt(Hhp,1,X);
            X       = X(50 + (1:WaveLen));
            
        case 6, % gaussian noise with BP filter
            
            randn('state',25);  % keeps the noise to be the same pattern
            Amp     = 6;
            Fband   = [50 200];          % min and Max frequency in Hz of BP filter
            Hlp     = fir1(64,Fband(2)/Fs*2);
            Hhp     = fir1(64,Fband(1)/Fs*2);
            X       = Amp*randn(WaveLen+100,1);
            X       = filtfilt(Hlp,1,X) - filtfilt(Hhp,1,X);
            X       = X(50 + (1:WaveLen));
            
        case 65, % gaussian noise with BP filter
            
            randn('state',25);  % keeps the noise to be the same pattern
            Amp     = 6.5;
            Fband   = [50 200];          % min and Max frequency in Hz of BP filter
            Hlp     = fir1(64,Fband(2)/Fs*2);
            Hhp     = fir1(64,Fband(1)/Fs*2);
            X       = Amp*randn(WaveLen+100,1);
            X       = filtfilt(Hlp,1,X) - filtfilt(Hhp,1,X);
            X       = X(50 + (1:WaveLen));
            
        case 7, % gaussian noise with BP filter
            
            randn('state',25);  % keeps the noise to be the same pattern
            Amp     = 7;
            Fband   = [50 200];          % min and Max frequency in Hz of BP filter
            Hlp     = fir1(64,Fband(2)/Fs*2);
            Hhp     = fir1(64,Fband(1)/Fs*2);
            X       = Amp*randn(WaveLen+100,1);
            X       = filtfilt(Hlp,1,X) - filtfilt(Hhp,1,X);
            X       = X(50 + (1:WaveLen));
            
        case 75, % gaussian noise with BP filter
            
            randn('state',25);  % keeps the noise to be the same pattern
            Amp     = 7.5;
            Fband   = [50 200];          % min and Max frequency in Hz of BP filter
            Hlp     = fir1(64,Fband(2)/Fs*2);
            Hhp     = fir1(64,Fband(1)/Fs*2);
            X       = Amp*randn(WaveLen+100,1);
            X       = filtfilt(Hlp,1,X) - filtfilt(Hhp,1,X);
            X       = X(50 + (1:WaveLen));
            
        case 8, % gaussian noise with BP filter
            
            randn('state',25);  % keeps the noise to be the same pattern
            Amp     = 8;
            Fband   = [50 200];          % min and Max frequency in Hz of BP filter
            Hlp     = fir1(64,Fband(2)/Fs*2);
            Hhp     = fir1(64,Fband(1)/Fs*2);
            X       = Amp*randn(WaveLen+100,1);
            X       = filtfilt(Hlp,1,X) - filtfilt(Hhp,1,X);
            X       = X(50 + (1:WaveLen));
            
        case 85, % gaussian noise with BP filter
            
            randn('state',25);  % keeps the noise to be the same pattern
            Amp     = 8.5;
            Fband   = [50 200];          % min and Max frequency in Hz of BP filter
            Hlp     = fir1(64,Fband(2)/Fs*2);
            Hhp     = fir1(64,Fband(1)/Fs*2);
            X       = Amp*randn(WaveLen+100,1);
            X       = filtfilt(Hlp,1,X) - filtfilt(Hhp,1,X);
            X       = X(50 + (1:WaveLen));
            
        case 9, % gaussian noise with BP filter
            
            randn('state',25);  % keeps the noise to be the same pattern
            Amp     = 9;
            Fband   = [50 200];          % min and Max frequency in Hz of BP filter
            Hlp     = fir1(64,Fband(2)/Fs*2);
            Hhp     = fir1(64,Fband(1)/Fs*2);
            X       = Amp*randn(WaveLen+100,1);
            X       = filtfilt(Hlp,1,X) - filtfilt(Hhp,1,X);
            X       = X(50 + (1:WaveLen));
            
        case 95, % gaussian noise with BP filter
            
            randn('state',25);  % keeps the noise to be the same pattern
            Amp     = 9.5;
            Fband   = [50 200];          % min and Max frequency in Hz of BP filter
            Hlp     = fir1(64,Fband(2)/Fs*2);
            Hhp     = fir1(64,Fband(1)/Fs*2);
            X       = Amp*randn(WaveLen+100,1);
            X       = filtfilt(Hlp,1,X) - filtfilt(Hhp,1,X);
            X       = X(50 + (1:WaveLen));
            
        case 10, % gaussian noise with BP filter
            
            randn('state',25);  % keeps the noise to be the same pattern
            Amp     = 10;
            Fband   = [50 200];          % min and Max frequency in Hz of BP filter
            Hlp     = fir1(64,Fband(2)/Fs*2);
            Hhp     = fir1(64,Fband(1)/Fs*2);
            X       = Amp*randn(WaveLen+100,1);
            X       = filtfilt(Hlp,1,X) - filtfilt(Hhp,1,X);
            X       = X(50 + (1:WaveLen));
            
        case 1000, % gaussian noise with BP filter
            
            randn('state',25);  % keeps the noise to be the same pattern
            Amp     = 1;
            Fband   = [50 200];          % min and Max frequency in Hz of BP filter
            Hlp     = fir1(64,Fband(2)/Fs*2);
            Hhp     = fir1(64,Fband(1)/Fs*2);
            X       = Amp*randn(WaveLen+100,1);
            X       = filtfilt(Hlp,1,X) - filtfilt(Hhp,1,X);
            X       = X(50 + (1:WaveLen));
 
        case 1001, % gaussian noise with BP filter
            
            randn('state',25);  % keeps the noise to be the same pattern
            Amp     = 2;
            Fband   = [500 1000];          % min and Max frequency in Hz of BP filter
            Hlp     = fir1(64,Fband(2)/Fs*2);
            Hhp     = fir1(64,Fband(1)/Fs*2);
            X       = Amp*randn(WaveLen+100,1);
            X       = filtfilt(Hlp,1,X) - filtfilt(Hhp,1,X);
            X       = X(50 + (1:WaveLen));
 
        case 1002, % gaussian noise with amp cut
            
            randn('state',25);  % keeps the noise to be the same pattern
            Amp     = 0.3;
            AmpCut  = 0.6;
            X       = Amp*randn(WaveLen+100,1);
            X       = X.*(abs(X) > AmpCut);
            X       = filter(hamming(16),1,X);
            X       = X(50 + (1:WaveLen));
            
     
        case 1129, % gaussian noise with BP filter, noise with state
            
            %randn('state',101);  % keeps the noise to be the same pattern
            Amp     = 1;
            Fband   = [50 200];          % min and Max frequency in Hz of BP filter
            H       = fir1(16,Fband/Fs*2);
            X       = Amp*randn(WaveLen+100,1);
            X       = filtfilt(H,1,X);
            X       = X(50 + (1:WaveLen));
      
              
            
        case 1130, % gaussian noise with BP filter
            
            Amp     = 1;
            Fband   = [150 250];          % min and Max frequency in Hz of BP filter
            Hlp     = fir1(64,Fband(2)/Fs*2);
            Hhp     = fir1(64,Fband(1)/Fs*2);
            X       = Amp*randn(WaveLen+100,1);
            X       = filtfilt(Hlp,1,X) - filtfilt(Hhp,1,X);
            X       = X(50 + (1:WaveLen));
            
        case 1131, % gaussian noise with BP filter
            
            Amp     = 0.2;
            Fband   = [150 250];          % min and Max frequency in Hz of BP filter
            H       = fir1(16,Fband/Fs*2);
            X       = Amp*randn(WaveLen,1);
            X       = filtfilt(H,1,X);
            
        case 1132, % gaussian noise with BP filter
            
            Amp     = 0.3;
            Fband   = [150 250];          % min and Max frequency in Hz of BP filter
            H       = fir1(16,Fband/Fs*2);
            X       = Amp*randn(WaveLen,1);
            X       = filtfilt(H,1,X);
            
        case 1133, % gaussian noise with BP filter
            
            Amp     = 0.4;
            Fband   = [150 250];          % min and Max frequency in Hz of BP filter
            H       = fir1(16,Fband/Fs*2);
            X       = Amp*randn(WaveLen,1);
            X       = filtfilt(H,1,X);
            
        case 1134, % gaussian noise with BP filter
            
            Amp     = 0.5;
            Fband   = [150 250];          % min and Max frequency in Hz of BP filter
            H       = fir1(16,Fband/Fs*2);
            X       = Amp*randn(WaveLen,1);
            X       = filtfilt(H,1,X);
            
            
        case 2001,  % random position of small bumps
            
            %randn('state',101);         % keeps the noise to be the same pattern
            pulse_num   = 5;            % number of pulse in different locations
            pulse_time  = 0.01;        %  pulses width in sec
            max_ampl    = .1;          % max amplitude of the pulse in Volt
     
            pulse_width = ceil(pulse_time*Fs);
            pulse_shape = gausswin(pulse_width)*max_ampl;
            
            X           = zeros(WaveLen,1);
            [tmpRand,tmpInd]     = sort(randn(1,WaveLen));
            pulse_indx  = tmpInd(1:pulse_num);
            X(pulse_indx) = 1;
  
            X           = filter(pulse_shape,1,X);

        case 3001,  % handel
            
            pulse_time  = 0.1;        %  pulses width in sec
            pulse_width = ceil(pulse_time*Fs);
            max_ampl    = 1;          % max amplitude of the pulse in Volt
            
            load handel;                
            X           = zeros(WaveLen,1);
            X(1:pulse_width) = y(20500 +(1:pulse_width));
            
        otherwise
            error('Unknown WaveType')
    end;
    
    WaveData = WaveData + X(1:WaveLen);
    
end
% scale back
%WaveData  = WaveData ./ WaveNum;

% % show
% figure(1),
% plot(t,WaveData)
% xlabel('Time [sec]'),ylabel('Amp'),title('Single Waveform')


%%%
% Repetion
%%%
totalstim = WaveData;         % this name is required by PGA
% for k = 1:RepeatNum,
%     totalstim = [totalstim; WaveData];
% end;
tm      = linspace(0,RepeatNum*WaveTime,numel(totalstim))';

% show
figure(figNum),
plot(tm,totalstim)
xlabel('Time [sec]'),ylabel('Amp'),title('Replicated Waveform')

%%%
% save
%%%
SaveName = fullfile(SigGenPath,sprintf('SigGen_%d',WaveTypes*(100.^(numel(WaveTypes)-1:-1:0))'));
save(SaveName,'totalstim')
